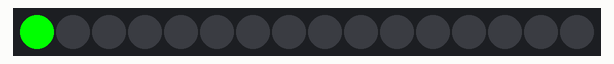
The sketch below on a simulated Arduino Uno, built with avr-gcc and run on an emulated ATmega328P. Shown: 16 RGB LEDs in strip order, left to right.

Above: at 0.15 s.
At 0.77 s:
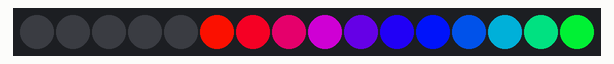
At 1.38 s:
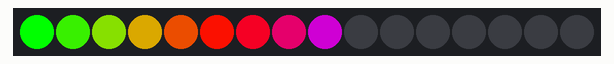
At 2.62 s:
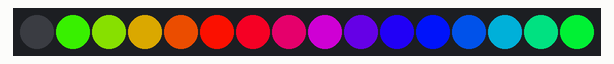
At 3.85 s:
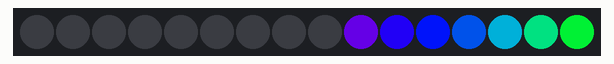
At 5.39 s:
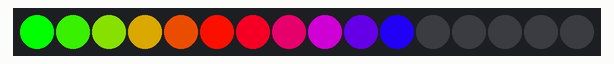

The sketch:

PlayDoorbell_neopixel_play.ino
```cpp
#include <Adafruit_NeoPixel_ZeroDMA.h>

#define PIN 5
#define TOTAL_PIXELS 16

// Parameter 1 = number of pixels in strip
// Parameter 2 = pin number (most are valid)
// Parameter 3 = pixel type flags, add together as needed:
//   NEO_KHZ800  800 KHz bitstream (most NeoPixel products w/WS2812 LEDs)
//   NEO_KHZ400  400 KHz (classic 'v1' (not v2) FLORA pixels, WS2811 drivers)
//   NEO_GRB     Pixels are wired for GRB bitstream (most NeoPixel products)
//   NEO_RGB     Pixels are wired for RGB bitstream (v1 FLORA pixels, not v2)
// Adafruit_NeoPixel strip = Adafruit_NeoPixel(TOTAL_PIXELS, PIN, NEO_GRB + NEO_KHZ800);

// new for M0:
Adafruit_NeoPixel_ZeroDMA strip(TOTAL_PIXELS, PIN, NEO_GRB);

void setup() {
  strip.begin();
  strip.show(); // Initialize all pixels to 'off'
}

void loop() {
  // Some example procedures showing how to display to the pixels:
  // colorWipe(strip.Color(255, 0, 0), 50); // Red
  // colorWipe(strip.Color(0, 255, 0), 50); // Green
  // colorWipe(strip.Color(0, 0, 255), 50); // Blue
  rainbowRow(30);
  // rainbowCycle(20);

  // colorNow(strip.Color(200, 0, 100), 2000); // Blue
  // colorNow(strip.Color(0, 255, 0), 2000); // Green

  // speedRacer(strip.Color(255, 0, 100)); // Red

  // colorNow(strip.Color(255, 0, 100), 2000); // Pink
  // colorNow(strip.Color(255, 255, 255), 2000); // White

}

// Make a color instantly
void colorNow(uint32_t colr, uint16_t wait) {
  for(uint16_t i=0; i<strip.numPixels(); i++) {
    strip.setPixelColor(i, colr);
  }
  strip.show();
  delay(wait);

}

void speedRacer(uint32_t colr) {
  for(uint16_t i=0; i<strip.numPixels(); i++) {
    strip.setPixelColor(i, colr);
    strip.show();
    delay(10);
    strip.setPixelColor(i, strip.Color(0, 0, 0));
  }

}

// Fill the dots one after the other with a color
void colorWipe(uint32_t c, uint8_t wait) {
  for(uint16_t i=0; i<strip.numPixels(); i++) {
      strip.setPixelColor(i, c);
      strip.show();
      delay(wait);
  }
}

void rainbow(uint8_t wait) {
  uint16_t i, j;

  for(j=0; j<256; j++) {
    for(i=0; i<strip.numPixels(); i++) {
      strip.setPixelColor(i, Wheel((i+j) & 255));
    }
    strip.show();
    delay(wait);
  }
}

// Slightly different, this makes the rainbow equally distributed throughout
void rainbowCycle(uint8_t wait) {
  uint16_t i, j;

  for(j=0; j<256*5; j++) { // 5 cycles of all colors on wheel
    for(i=0; i< strip.numPixels(); i++) {
      strip.setPixelColor(i, Wheel(((i * 256 / strip.numPixels()) + j) & 255));
    }
    strip.show();
    delay(wait);
  }
}

// makes one row of a rainbow, start to finish on the strip length
void rainbowRow(uint8_t wait) {

  uint16_t pixel, gap;

  gap = 256 / TOTAL_PIXELS;

  for (pixel = 0; pixel < TOTAL_PIXELS; pixel++) {
    strip.setPixelColor(pixel, Wheel(pixel * gap));
    strip.show();
    delay(wait);
  }

  // turn them off
  for (pixel = 0; pixel < TOTAL_PIXELS; pixel++)  {
    strip.setPixelColor(pixel, strip.Color(0, 0, 0));
    strip.show();
    delay(wait);
  }


}

// Input a value 0 to 255 to get a color value.
// The colours are a transition r - g - b - back to r.
uint32_t Wheel(byte WheelPos) {
  if(WheelPos < 85) {
   return strip.Color(WheelPos * 3, 255 - WheelPos * 3, 0);
  } else if(WheelPos < 170) {
   WheelPos -= 85;
   return strip.Color(255 - WheelPos * 3, 0, WheelPos * 3);
  } else {
   WheelPos -= 170;
   return strip.Color(0, WheelPos * 3, 255 - WheelPos * 3);
  }
}
```

Measured:
- by itself, everything shown: repeats every 4.9 s, in 16 steps
